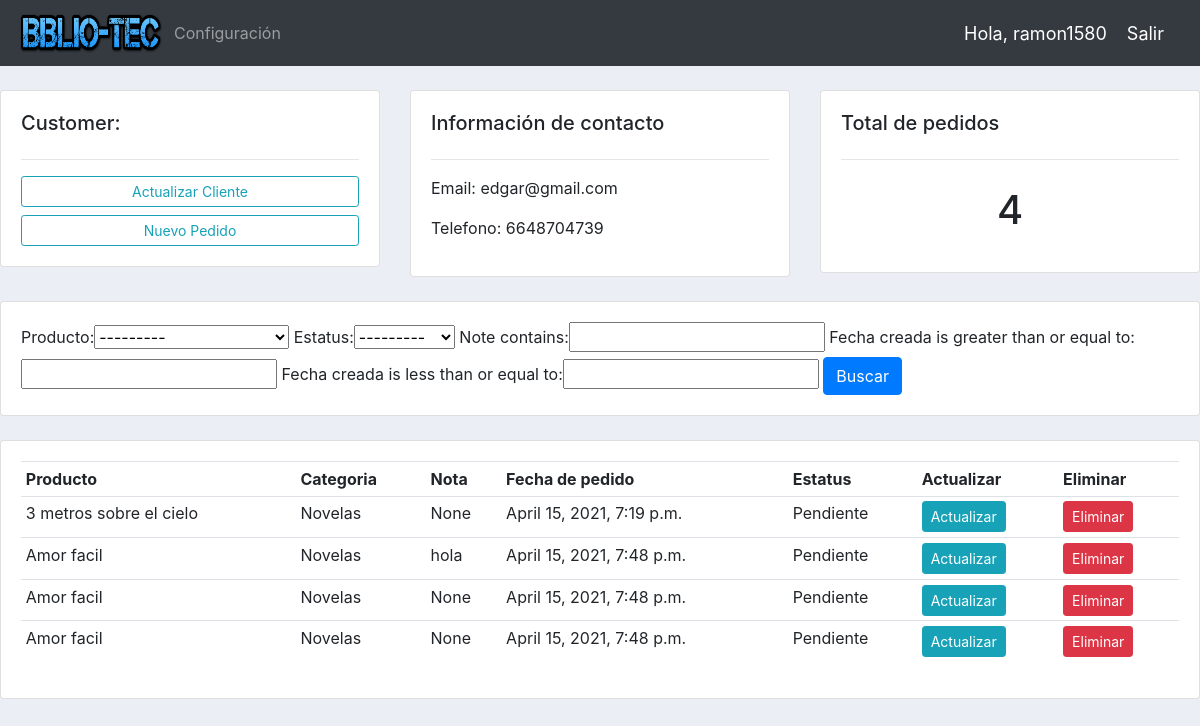
Page /clientes/3/ (signed in) on the committed database.
### biblioteca/models.py (models this page shows, shortened)
class Cliente(models.Model):
    user = models.OneToOneField(User, null = True, blank = True, on_delete = models.CASCADE)
    nombre = models.CharField(max_length = 200, null = True)
    telefono = models.CharField(max_length = 200, null = True)
    email = models.CharField(max_length = 200, null = True)
    imagen_perfil = models.ImageField(default = "profile1.png", null = True , blank = True)
    fecha_creada = models.DateTimeField(auto_now_add = True, null = True)

class  Pedido(models.Model):
    ESTATUS = (
        ('Pendiente','Pendiente'),
        ('En camino', 'En camino'),
        ('Entregado', 'Entregado'),
    )
    cliente = models.ForeignKey(Cliente, null = True, on_delete = models.SET_NULL)
    producto = models.ForeignKey(Producto, null = True, on_delete = models.SET_NULL)
    fecha_creada = models.DateTimeField(auto_now_add = True, null = True)
    estatus = models.CharField(max_length = 200, null = True, choices = ESTATUS)
    note = models.CharField(max_length = 1000, null = True)

class Producto(models.Model):
    CATEGORIA = (
        ('Libros','Libros'),
        ('Novelas', 'Novelas'),
        ('Historietas', 'Historietas'),
        ('Periodicos', 'Periodicos'),
        )
    nombre = models.CharField(max_length = 200, null = True)
    precio = models.FloatField(null = True)
    categoria = models.CharField(max_length = 200, null = True, choices = CATEGORIA)
    descripccion = models.CharField(max_length = 200, null = True, blank = True)
    fecha_creada = models.DateTimeField(auto_now_add = True, null = True)
    tags = models.ManyToManyField(Tag)
    def __str__(self):
        return self.nombre

### biblioteca/decorators.py (the view)
		def wrapper_func(request, *args, **kwargs):
			group = None
			if request.user.groups.exists():
				group = request.user.groups.all()[0].name
			if group in allowed_roles:
				return view_func(request, *args, **kwargs)
			else:
				return HttpResponse('no estas autorizabo para ver esta pagina')

### biblioteca/views.py (called while the page is built)
@login_required(login_url = 'login')
@allowed_users(allowed_roles = ['Admin'])
def customer(request, pk_test):
    clientes = Cliente.objects.get(id = pk_test)
    pedidos = clientes.pedido_set.all()
    total_pedido = pedidos.count()
    filtrar = PedidosFiltro(request.GET, queryset = pedidos)
    pedidos = filtrar.qs
    contexto = {'clientes':clientes, 'pedidos':pedidos ,'total_pedido':total_pedido, 'filtrar': filtrar}
    return render(request, 'plantillas/clientes.html',contexto)

### biblioteca/templates/plantillas/clientes.html (shortened to what this page needs)
{% extends 'plantillas/main.html' %} ## extendemos de la plantilla main.html
{% block contenido%}
<br>
<div class="row">
<div class="col-md">
  <div class="card card-body">
    <h5>Customer:</h5>
    <hr>
    <a class="btn btn-outline-info  btn-sm btn-block" href="">Actualizar Cliente</a>
    <a class="btn btn-outline-info  btn-sm btn-block" href="{% url 'crearPedido' clientes.id %}">Nuevo Pedido</a>
  </div>
</div>
<div class="col-md">
  <div class="card card-body">
    <h5>Información de contacto</h5>
    <hr>
    <p>Email: {{clientes.email}}</p>
    <p>Telefono: {{clientes.telefono}}</p>
  </div>
</div>
<div class="col-md">
  <div class="card card-body">
    <h5>Total de pedidos</h5>
    <hr>
    <h1 style="text-align: center;padding: 10px">{{total_pedido}}</h1>
  </div>
</div>
</div>
<br>
<div class="row">
<div class="col">
  <div class="card card-body">
    <form method="get">
    {{filtrar.form}}
      <button class="btn btn-primary" type="submit">Buscar</button>
    </form>
  </div>
</div>
</div>
<br>
<div class="row">
<div class="col-md">
  <div class="card card-body">
    <table class="table table-sm">
      <tr>
        <th>Producto</th>
        <th>Categoria</th>
        <th>Nota</th>
        <th>Fecha de pedido</th>
        <th>Estatus</th>
        <th>Actualizar</th>
        <th>Eliminar</th>
      </tr>
      {% for pedido in pedidos %}
      <tr>
        <td>{{pedido.producto}}</td>
        <td>{{pedido.producto.categoria}}</td>
        <td>{{pedido.note}}</td>
        <td>{{pedido.fecha_creada}}</td>
        <td>{{pedido.estatus}}</td>
        <td><a class= "btn btn-sm btn-info" href="{% url 'actualizarPedido' pedido.id %}">Actualizar</a></td>
        <td><a class= "btn btn-sm btn-danger" href="{% url 'eliminarPedido' pedido.id %}">Eliminar</a></td>
      </tr>
      {% endfor %}
    </table>
  </div>
</div>
</div>
{% endblock %}

### biblioteca/templates/plantillas/navegacion.html (shortened to what this page needs)
{% load static %}
<nav class="navbar navbar-expand-lg navbar-dark bg-dark">
  <img src="{% static 'imagenes/biblio-TEC.png'%}" width="150" height="50">
  <div class="collapse navbar-collapse" id="navbarNav">
    <ul class="navbar-nav">
      {% if request.user.user.is_staff %}
      <li class="nav-item active">
        <a class="nav-link" href="{% url 'productos'%}">Productos</a>
      </li>
      <li class="nav-item">
        <a class="nav-link" href="#">Clientes</a>
      </li>
      {% else %}
      <li class="nav-item">
        <a class="nav-link" href="{% url 'cuenta'%}">Configuración</a>
      </li>
      {% endif %}
    </ul>
  </div>
  <span class = "hola-msg">Hola, {{request.user}}  </span>
  <span><a class = "hola-msg" href="{% url 'logout' %}">Salir</a></span>
</nav>

### static/css/main.css (style rules this page uses)
body { background-color: #ebeff5; }

### biblioteca/templates/plantillas/navegacion.html (style rules this page uses)
.hola-msg { font-size : 18px; color: #fff; margin-right: 20px; }

### rows in the picture
Cliente: email "edgar@gmail.com", telefono "6648704739"
Pedido: producto "3 metros sobre el cielo", producto.categoria "Novelas", note "None", fecha_creada "April 15, 2021, 7:19 p.m.", estatus "Pendiente"
Pedido: producto "Amor facil", producto.categoria "Novelas", note "hola", fecha_creada "April 15, 2021, 7:48 p.m.", estatus "Pendiente"
Pedido: producto "Amor facil", producto.categoria "Novelas", note "None", fecha_creada "April 15, 2021, 7:48 p.m.", estatus "Pendiente"
Pedido: producto "Amor facil", producto.categoria "Novelas", note "None", fecha_creada "April 15, 2021, 7:48 p.m.", estatus "Pendiente"

### other values in the picture
{{ request.user }} "ramon1580"
{{ total_pedido }} "4"
